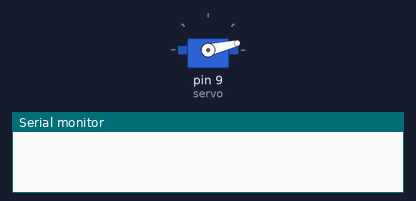
A sketch run on a simulated Arduino Uno, built with avr-gcc and run on an emulated ATmega328P. Parts: servo, the last lines printed to the serial monitor.

Above: at 0.05 s.
At 1.15 s:
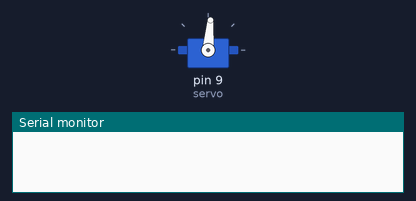
At 2.3 s:
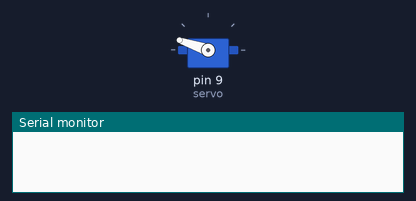
At 4.6 s:
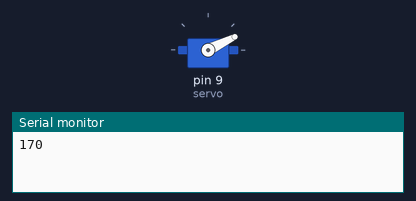
Timing chart, 0 to 6.3 s (numbered marks = the images above):
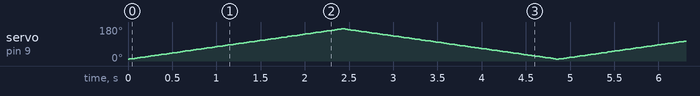

The sketch:

servo_continuo.ino
```cpp
// Prueba de la corriente del servo en movimiento (tarea T3): el servo va y viene sin parar entre 10° y 170°,
// un grado cada 15 ms (unos 2,4 s por vuelta). Así el multímetro, que es lento, alcanza a leer la corriente
// mientras gira. El monitor serial avisa en cada extremo.
#include <Servo.h>

Servo servo;

void setup() {
  Serial.begin(9600);
  servo.attach(9);
}

void loop() {
  for (int a = 10; a <= 170; a++) {
    servo.write(a);
    delay(15);
  }
  Serial.println("170");
  for (int a = 170; a >= 10; a--) {
    servo.write(a);
    delay(15);
  }
  Serial.println("10");
}
```
